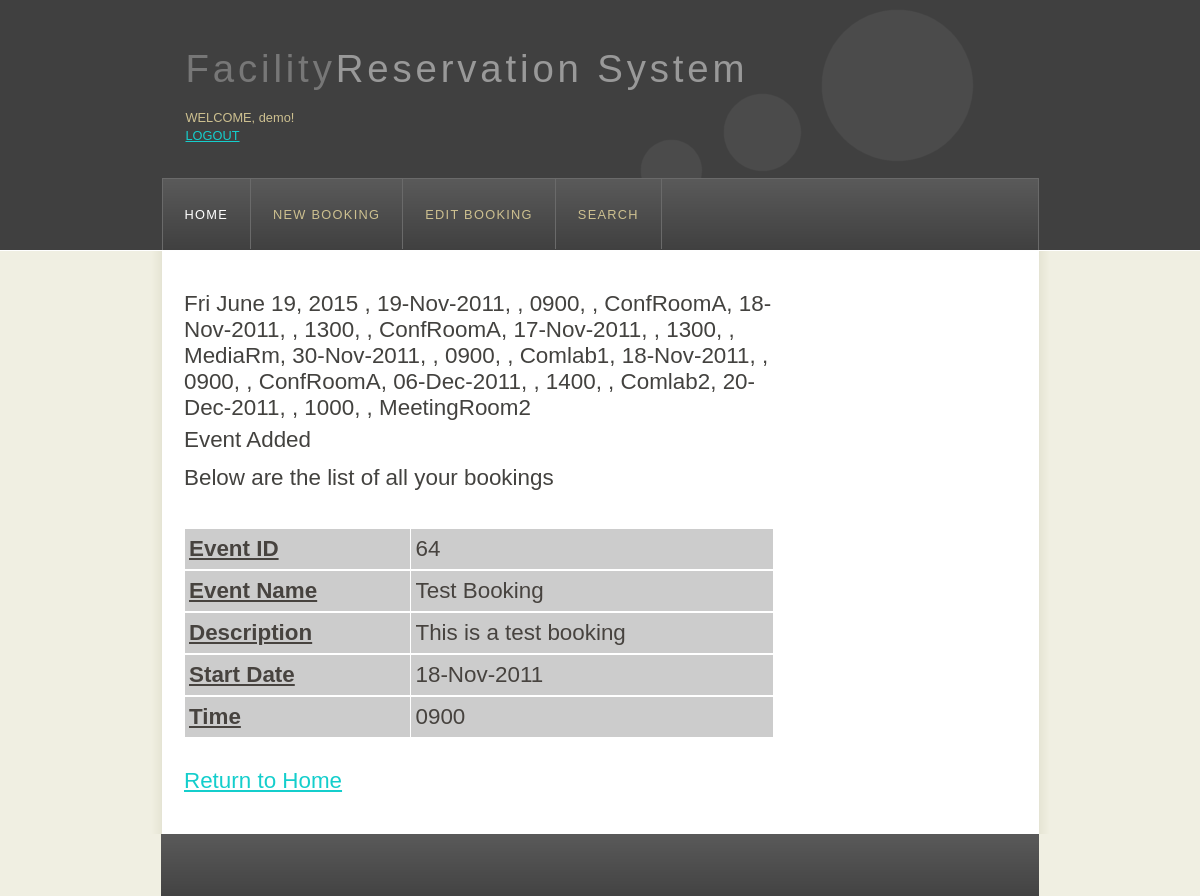
Page /newevent.php (signed in) on the committed database.
### tables this page shows
CREATE TABLE IF NOT EXISTS `event` (
  `eventID` int(10) unsigned NOT NULL AUTO_INCREMENT,
  `ename` varchar(45) NOT NULL,
  `edesc` varchar(85) NOT NULL,
  `staffname` varchar(75) NOT NULL,
  `staffid` varchar(8) NOT NULL,
  `stdate` text NOT NULL,
  `stime` text NOT NULL,
  `entime` text NOT NULL,
  `elocation` varchar(45) NOT NULL,
  `resc` varchar(25) NOT NULL,
  `notes` varchar(85) NOT NULL,
  PRIMARY KEY (`eventID`)
);

### newevent.php (the view, shortened to what this page needs)
<!DOCTYPE html PUBLIC "-//W3C//DTD XHTML 1.0 Transitional//EN" "http://www.w3.org/TR/xhtml1/DTD/xhtml1-transitional.dtd">
<html xmlns="http://www.w3.org/1999/xhtml">
<head>
  <link rel="stylesheet" type="text/css" href="style/style.css" />
</head>
<body>
  <div id="main">
    <div id="header">
      <div id="logo">
        <div id="logo_text">
          <h1><a href="index.html">Facility<span class="logo_colour">Reservation System</span></a></h1>
          <h2>
		  <?php
			$username = $_SESSION['username'];
			if(isseT ($username))
				echo "<br>WELCOME, ".$_SESSION['username']."!<p><a href='logout.php'>LOGOUT</a>";
			else
				die("You must be logged in!");
				?>
			</h2>
        </div>
      </div>
      <div id="menubar">
		 <?php
		 include 'menu.php';
		 ?>
      </div>
    </div>
    <div id="site_content">
      <div class="sidebar">
      </div>
      <div id="content">
		<h1>
		<?php
			$today = date("D F j, Y");
			PRINT "$today";
			?>
					<?php
					$stdate = $_POST['stdate'];
					$eloc = $_POST['eventlocation'];
					$stime = $_POST['stime'];
					$a= mysql_query("SELECT stdate, stime, elocation from event");
					while($r = mysql_fetch_array($a, MYSQL_ASSOC)) {
					$stdatesave = $r['stdate'];
					$sttimesave = $r['stime'];
					$elocation = $r['elocation'];
					echo"$stdate, $stdatesave, $stime, $sttimesave, $eloc, $elocation";
					}
					if($wrong!=true){
					$sql="INSERT INTO event (ename, edesc, staffname, stdate, stime, endate, entime, elocation, resc, notes)
					VALUES
					('$_POST[eventname]','$_POST[edesc]','$username', '$_POST[stdate]', '$_POST[stime]', '$_POST[endate]', '$_POST[entime]', '$_POST[eventlocation]','$_POST[resc]','$_POST[notes]')";
					$result=mysql_query($sql);
					if($result!=null){
					echo "<p>Event Added";
					echo "</br>Below are the list of all your bookings";
					$sql="SELECT * FROM event WHERE staffname='$username'";
					$result=mysql_query($sql);
					while($rows=mysql_fetch_array($result)){
					?>
					<table width="100%" border="0" cellspacing="1" cellpadding="0">
					<tr align='center'>
					<td align="center"><strong><u>Event ID</u></strong></td>
					<td><?php echo $rows['eventID']; ?></td>
					</tr>
					<tr align='center'>
					<td align="center"><strong><u>Event Name</u></strong></td>
					<td><?php echo $rows['ename']; ?></td>
					</tr>
					<tr align='center'>
					<td align="center"><strong><u>Description</u></strong></td>
					<td><?php echo $rows['edesc']; ?></td>
					</tr>
					<tr align='center'>
					<td align="center"><strong><u>Start Date</u></strong></td>
					<td><?php echo $rows['stdate']; ?></td>
					</tr>
					<tr align='center'>
					<td align="center"><strong><u>Time</u></strong></td>
					<td><?php echo $rows['stime']; ?></td>
					</tr>
					</table>
					<?php
					}
					echo "<a href='index.php'>Return to Home</a>";
				}
				}
				?>
				</div>
				</div>
				<div id="footer"></div>
				</div>
</body>
</html>

### style/style.css (style rules this page uses)
html { height: 100%; }
* { margin: 0; padding: 0; }
body { font: normal .80em 'trebuchet ms', arial, sans-serif; background: #F0EFE2; color: #777; }
p { padding: 0 0 20px 0; line-height: 1.7em; }
h1, h2, h3, h4, h5, h6 { font: normal 175% 'century gothic', arial, sans-serif; color: #43423F; margin: 0 0 15px 0; padding: 15px 0 5px 0; }
h2 { font: normal 175% 'century gothic', arial, sans-serif; color: #A4AA04; }
a, a:hover { outline: none; text-decoration: underline; color: #14CECC; }
#main, #logo, #menubar, #site_content, #footer { margin-left: auto; margin-right: auto; }
#header { background: #404040; border-bottom: 1px solid #FFF; height: 250px; }
#logo { width: 829px; position: relative; height: 178px; background: url(logo.png) no-repeat; }
#logo #logo_text { position: absolute; top: 25px; left: 0; }
#logo h1, #logo h2 { font: normal 300% 'century gothic', arial, sans-serif; border-bottom: 0; text-transform: none; margin: 0; }
#logo_text h1, #logo_text h1 a, #logo_text h1 a:hover { padding: 22px 0 0 0; color: #777; letter-spacing: 0.1em; text-decoration: none; }
#logo_text h1 a .logo_colour { color: #999; }
#logo_text h2 { font-size: 100%; padding: 4px 0 0 0; color: #CDC090; }
#menubar { width: 875px; height: 71px; padding: 0px 0 0 0px; border: 1px solid #6A6A6A; border-bottom: 0; background: #555 url(menu.png) repeat-x; }
#site_content { width: 845px; overflow: hidden; margin: 0 auto 0 auto; padding: 25px 20px 20px 33px; background: #FFF url(content.png) repeat-y; }
.sidebar { float: right; width: 190px; padding: 0 15px 20px 15px; }
#content { text-align: left; width: 590px; padding: 0; }
#footer { width: 878px; font: normal 100% "lucida sans unicode"; height: 33px; padding: 24px 0 5px 0; text-align: center; background: #555 url(menu.png) repeat-x; color: #CDC090; text-transform: uppercase; letter-spacing: 0.1em; }
table { margin: 10px 0 30px 0; }
table tr th, table tr td { background: #3B3B3B; color: #FFF; padding: 7px 4px; text-align: left; }
table tr td { background: #CCCCCC; color: #47433F; border-top: 1px solid #FFF; }

### rows in the picture
event: stdate "19-Nov-2011", stime "0900", elocation "ConfRoomA"
event: stdate "18-Nov-2011", stime "1300", elocation "ConfRoomA"
event: stdate "17-Nov-2011", stime "1300", elocation "MediaRm"
event: stdate "30-Nov-2011", stime "0900", elocation "Comlab1"
event: stdate "18-Nov-2011", stime "0900", elocation "ConfRoomA", eventID "64", ename "Test Booking", edesc "This is a test booking"
event: stdate "06-Dec-2011", stime "1400", elocation "Comlab2"
event: stdate "20-Dec-2011", stime "1000", elocation "MeetingRoom2"

### other values in the picture
$_SESSION['username'] "demo"
